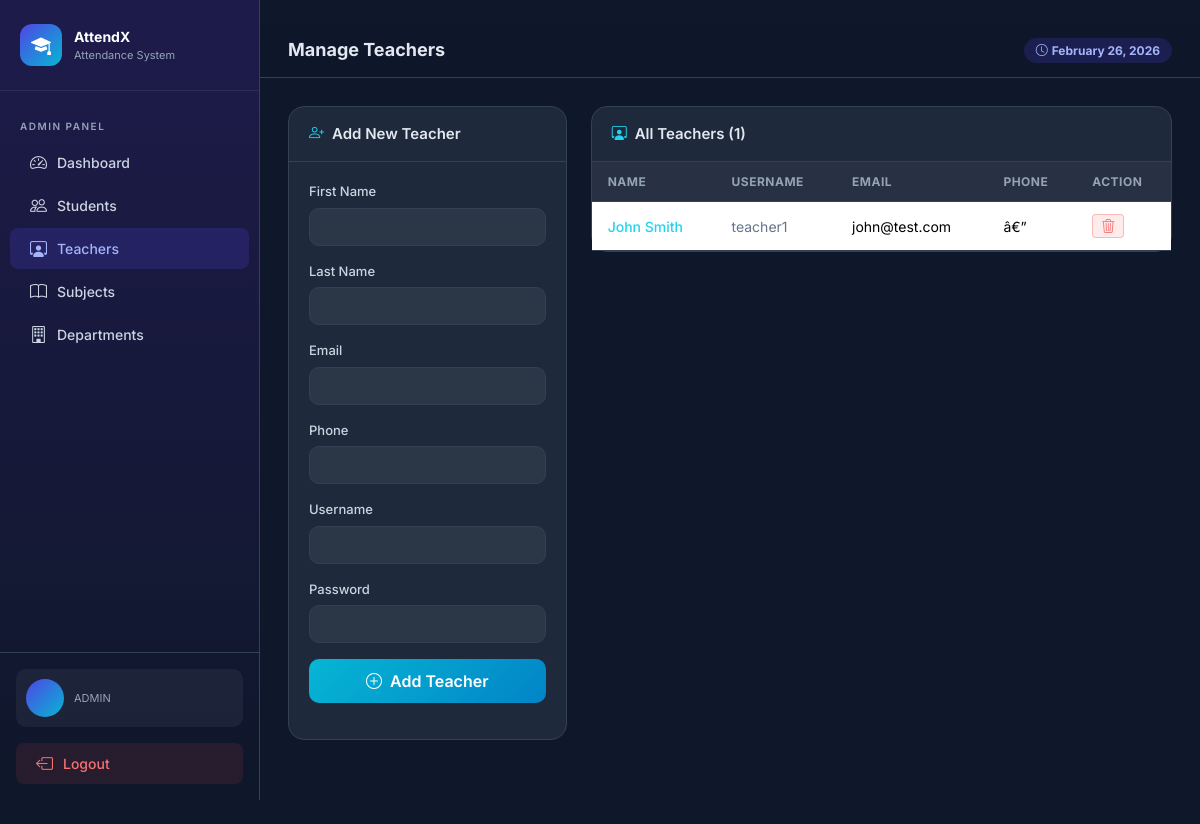
Page /teachers/ (signed in) on the committed database.
### attendance/models.py (models this page shows, shortened)
class CustomUser(AbstractUser):
    ROLE_CHOICES = (
        ('ADMIN', 'Admin'),
        ('TEACHER', 'Teacher'),
        ('STUDENT', 'Student'),
    )
    role = models.CharField(max_length=10, choices=ROLE_CHOICES, default='STUDENT')
    phone = models.CharField(max_length=15, blank=True, null=True)

### attendance/views.py (the view)
    def wrapper(request, *args, **kwargs):
        if not request.user.is_authenticated or request.user.role != 'ADMIN':
            messages.error(request, 'Access denied.')
            return redirect('login')
        return view_func(request, *args, **kwargs)

### attendance/forms.py
class TeacherForm(forms.Form):
    first_name = forms.CharField(
        max_length=150, widget=forms.TextInput(attrs={'class': 'form-control'})
    )
    last_name = forms.CharField(
        max_length=150, widget=forms.TextInput(attrs={'class': 'form-control'})
    )
    email = forms.EmailField(
        widget=forms.EmailInput(attrs={'class': 'form-control'})
    )
    username = forms.CharField(
        max_length=150, widget=forms.TextInput(attrs={'class': 'form-control'})
    )
    password = forms.CharField(
        widget=forms.PasswordInput(attrs={'class': 'form-control'})
    )
    phone = forms.CharField(
        max_length=15, required=False,
        widget=forms.TextInput(attrs={'class': 'form-control'})
    )

### attendance/views.py (called while the page is built, shortened)
def admin_required(view_func):
    def wrapper(request, *args, **kwargs):
        if not request.user.is_authenticated or request.user.role != 'ADMIN':
            messages.error(request, 'Access denied.')
            return redirect('login')
        return view_func(request, *args, **kwargs)
    return wrapper

@login_required
@admin_required
def manage_teachers(request):
    teachers = CustomUser.objects.filter(role='TEACHER')
    form = TeacherForm()
    return render(request, 'attendance/manage_teachers.html', {'teachers': teachers, 'form': form})

### templates/attendance/manage_teachers.html (shortened to what this page needs)
﻿{% extends 'attendance/base.html' %}
{% block page_title %}Manage Teachers{% endblock %}
{% block content %}
<div class="row g-4">
    <div class="col-lg-4">
        <div class="card-custom">
            <div class="card-header"><i class="bi bi-person-plus me-2" style="color:#22d3ee;"></i>Add New Teacher</div>
            <div class="card-body">
                <form method="post">
                    <div class="mb-3"><label class="form-label">First Name</label>{{ form.first_name }}</div>
                    <div class="mb-3"><label class="form-label">Last Name</label>{{ form.last_name }}</div>
                    <div class="mb-3"><label class="form-label">Email</label>{{ form.email }}</div>
                    <div class="mb-3"><label class="form-label">Phone</label>{{ form.phone }}</div>
                    <div class="mb-3"><label class="form-label">Username</label>{{ form.username }}</div>
                    <div class="mb-3"><label class="form-label">Password</label>{{ form.password }}</div>
                    <button type="submit" class="btn w-100"
                        style="background:linear-gradient(135deg,#06b6d4,#0284c7);color:#fff;border:none;border-radius:10px;padding:10px;font-weight:600;">
                        <i class="bi bi-plus-circle me-2"></i>Add Teacher
                    </button>
                </form>
            </div>
        </div>
    </div>
    <div class="col-lg-8">
        <div class="card-custom">
            <div class="card-header"><i class="bi bi-person-workspace me-2" style="color:#22d3ee;"></i>All Teachers ({{ teachers.count }})</div>
            <div class="card-body p-0">
                {% if teachers %}
                <table class="table table-custom mb-0">
                    <thead>
                        <tr>
                            <th>Name</th>
                            <th>Username</th>
                            <th>Email</th>
                            <th>Phone</th>
                            <th>Action</th>
                        </tr>
                    </thead>
                    <tbody>
                        {% for teacher in teachers %}
                        <tr>
                            <td><span style="color:#22d3ee;font-weight:500;">{{ teacher.get_full_name }}</span></td>
                            <td style="color:#64748b;">{{ teacher.username }}</td>
                            <td>{{ teacher.email }}</td>
                            <td>{{ teacher.phone|default:"â€”" }}</td>
                            <td>
                                <a href="{% url 'delete_teacher' teacher.pk %}" class="btn btn-sm"
                                    style="background:rgba(239,68,68,0.1);color:#f87171;border:1px solid rgba(239,68,68,0.3);"
                                    onclick="return confirm('Delete this teacher?')">
                                    <i class="bi bi-trash3"></i>
                                </a>
                            </td>
                        </tr>
                        {% endfor %}
                    </tbody>
                </table>
                {% else %}
                <div class="text-center py-5" style="color:#64748b;">
                    <i class="bi bi-person-workspace" style="font-size:48px;"></i>
                    <p class="mt-3">No teachers added yet.</p>
                </div>
                {% endif %}
            </div>
        </div>
    </div>
</div>
{% endblock %}

### templates/attendance/base.html (shortened to what this page needs)
<!DOCTYPE html>
<html lang="en">
<head>
  <link href="https://cdn.jsdelivr.net/npm/bootstrap@5.3.2/dist/css/bootstrap.min.css" rel="stylesheet"/>
  <link href="https://cdn.jsdelivr.net/npm/bootstrap-icons@1.11.3/font/bootstrap-icons.css" rel="stylesheet"/>
</head>
<body>
  {% if user.is_authenticated %}
  <div class="sidebar">
    <div class="sidebar-brand">
      <div class="brand-icon"><i class="bi bi-mortarboard-fill"></i></div>
      <div>
        <div class="brand-text">AttendX</div>
        <div class="brand-sub">Attendance System</div>
      </div>
    </div>
    <nav class="mt-2">
      {% if user.role == 'ADMIN' %}
        <div class="nav-section-title">Admin Panel</div>
        <a href="{% url 'admin_dashboard' %}" class="nav-link {% if request.resolver_match.url_name == 'admin_dashboard' %}active{% endif %}">
          <i class="bi bi-speedometer2"></i> Dashboard
        </a>
        <a href="{% url 'manage_students' %}" class="nav-link {% if request.resolver_match.url_name == 'manage_students' %}active{% endif %}">
          <i class="bi bi-people"></i> Students
        </a>
        <a href="{% url 'manage_teachers' %}" class="nav-link {% if request.resolver_match.url_name == 'manage_teachers' %}active{% endif %}">
          <i class="bi bi-person-workspace"></i> Teachers
        </a>
        <a href="{% url 'manage_subjects' %}" class="nav-link {% if request.resolver_match.url_name == 'manage_subjects' %}active{% endif %}">
          <i class="bi bi-book"></i> Subjects
        </a>
        <a href="{% url 'manage_departments' %}" class="nav-link {% if request.resolver_match.url_name == 'manage_departments' %}active{% endif %}">
          <i class="bi bi-building"></i> Departments
        </a>
      {% elif user.role == 'STUDENT' %}
        <div class="nav-section-title">Student Panel</div>
        <a href="{% url 'student_dashboard' %}" class="nav-link {% if request.resolver_match.url_name == 'student_dashboard' %}active{% endif %}">
          <i class="bi bi-speedometer2"></i> My Attendance
        </a>
      {% endif %}
    </nav>
    <div class="sidebar-footer">
      <div class="user-info mb-3">
        <div class="user-avatar">{{ user.first_name|first|upper }}{{ user.last_name|first|upper }}</div>
        <div>
          <div class="user-role">{{ user.role }}</div>
        </div>
      </div>
      <a href="{% url 'logout' %}" class="nav-link" style="margin:0; background: rgba(239,68,68,0.1); color: #f87171;">
        <i class="bi bi-box-arrow-left"></i> Logout
      </a>
    </div>
  </div>
  <div class="main-content">
    <div class="topbar">
      <h4>{% block page_title %}Dashboard{% endblock %}</h4>
      <div class="topbar-actions">
        <span class="badge rounded-pill" style="background:rgba(79,70,229,0.2);color:#a5b4fc;padding:6px 12px;">
          <i class="bi bi-clock me-1"></i>{% now "F j, Y" %}
        </span>
      </div>
    </div>
    <div class="content-area">
      {% block content %}{% endblock %}
    </div>
  </div>
  {% else %}
    {% block auth_content %}{% endblock %}
  {% endif %}
</body>
</html>

### templates/attendance/base.html (style rules this page uses)
:root { --primary: #4f46e5; --primary-dark: #3730a3; --secondary: #06b6d4; --success: #10b981; --warning: #f59e0b; --danger: #ef4444; --dark: #0f172a; --card-bg: #1e293b; --sidebar-bg: #0f172a; --body-bg: #0f172a; --text-muted-custom: #94a3b8; --border: #334155; }
* { box-sizing: border-box; }
body { font-family: 'Inter', sans-serif; background: var(--body-bg); color: #e2e8f0; min-height: 100vh; }
.sidebar { width: 260px; min-height: 100vh; background: linear-gradient(180deg, #1e1b4b 0%, #0f172a 100%); border-right: 1px solid var(--border); display: flex; flex-direction: column; position: fixed; top: 0; left: 0; z-index: 1000; }
.sidebar-brand { padding: 24px 20px; border-bottom: 1px solid rgba(255,255,255,0.08); display: flex; align-items: center; gap: 12px; }
.sidebar-brand .brand-icon { width: 42px; height: 42px; background: linear-gradient(135deg, var(--primary), var(--secondary)); border-radius: 12px; display: flex; align-items: center; justify-content: center; font-size: 20px; color: white; }
.sidebar-brand .brand-text { font-size: 14px; font-weight: 700; color: #fff; }
.sidebar-brand .brand-sub { font-size: 11px; color: var(--text-muted-custom); }
.nav-section-title { padding: 20px 20px 6px; font-size: 10px; font-weight: 600; text-transform: uppercase; letter-spacing: 1.5px; color: var(--text-muted-custom); }
.sidebar .nav-link { display: flex; align-items: center; gap: 10px; padding: 10px 20px; color: #cbd5e1; font-size: 14px; font-weight: 500; border-radius: 0; transition: all 0.2s; text-decoration: none; margin: 2px 10px; border-radius: 8px; }
.sidebar .nav-link:hover, .sidebar .nav-link.active { background: rgba(79,70,229,0.2); color: #a5b4fc; }
.sidebar .nav-link i { font-size: 17px; }
.sidebar-footer { margin-top: auto; padding: 16px; border-top: 1px solid var(--border); }
.user-info { display: flex; align-items: center; gap: 10px; padding: 10px; border-radius: 10px; background: rgba(255,255,255,0.05); }
.user-avatar { width: 38px; height: 38px; border-radius: 50%; background: linear-gradient(135deg, var(--primary), var(--secondary)); display: flex; align-items: center; justify-content: center; font-weight: 700; font-size: 14px; color: #fff; flex-shrink: 0; }
.user-role { font-size: 11px; color: var(--text-muted-custom); text-transform: capitalize; }
.main-content { margin-left: 260px; min-height: 100vh; display: flex; flex-direction: column; }
.topbar { background: rgba(15,23,42,0.9); border-bottom: 1px solid var(--border); padding: 14px 28px; display: flex; align-items: center; justify-content: space-between; backdrop-filter: blur(10px); position: sticky; top: 0; z-index: 999; }
.topbar h4 { margin: 0; font-size: 18px; font-weight: 700; }
.topbar .topbar-actions { display: flex; gap: 10px; align-items: center; }
.content-area { padding: 28px; flex: 1; }
.card-custom { background: var(--card-bg); border: 1px solid var(--border); border-radius: 16px; }
.card-custom .card-header { background: transparent; border-bottom: 1px solid var(--border); padding: 16px 20px; font-weight: 600; font-size: 15px; }
.card-custom .card-body { padding: 20px; }
.table-custom { color: #e2e8f0; }
.table-custom thead th { background: rgba(255,255,255,0.04); color: var(--text-muted-custom); font-size: 12px; text-transform: uppercase; letter-spacing: 0.5px; border-color: var(--border); padding: 12px 16px; }
.table-custom tbody td { border-color: var(--border); vertical-align: middle; padding: 12px 16px; font-size: 14px; }
.form-control, .form-select { background: rgba(255,255,255,0.06); border: 1px solid var(--border); color: #e2e8f0; border-radius: 10px; }
.form-control::placeholder { color: #64748b; }
.form-label { font-size: 13px; font-weight: 500; color: #cbd5e1; margin-bottom: 6px; }

### rows in the picture
CustomUser: role "ADMIN"
CustomUser: get_full_name "John Smith", username "teacher1", email "john@test.com", phone "â€”"

### other values in the picture
{{ teachers.count }} "1"
